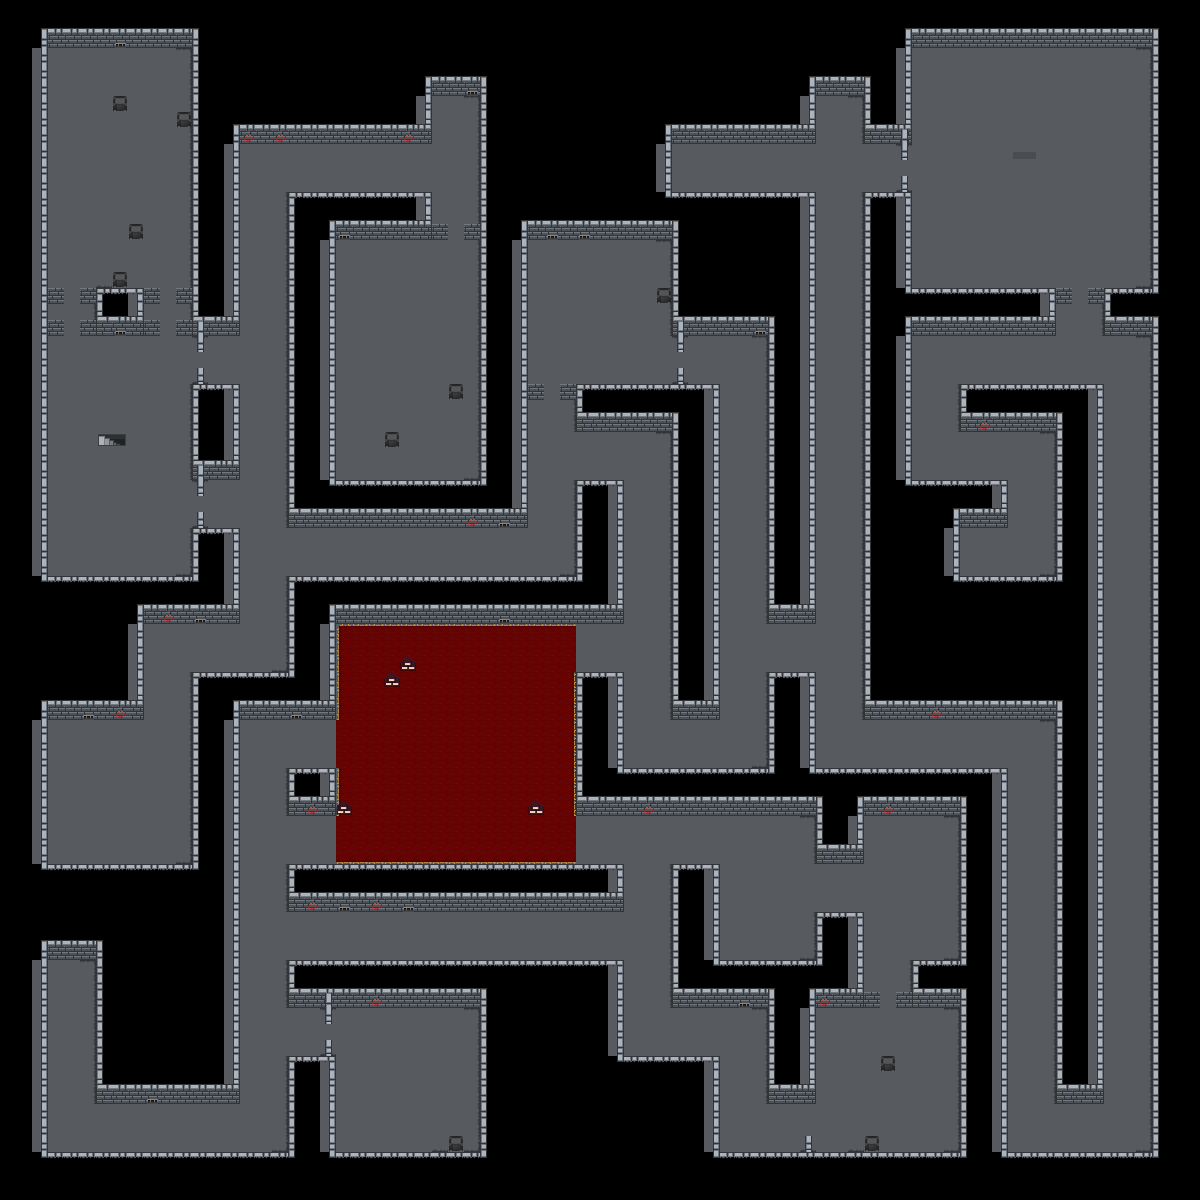

Rendered tile map (Tiled .tmx) drawn with the repository's tilesets; below, a short description and the map source with its tile grids summarised:
An orthogonal 75x75 tile map with 16x16 px tiles, 4 tile layers (Layer1, navigation, wall, wall2).

<map version="1.2" tiledversion="1.2.4" orientation="orthogonal" renderorder="right-down" width="75" height="75" tilewidth="16" tileheight="16" infinite="0" nextlayerid="2" nextobjectid="1">
 <tileset firstgid="1" source="Dungeon1-Tileset v3.tsx" />
 <layer id="1" name="Layer1" width="75" height="75">
  <data>[5625 cells, 2673 non-empty, 9 distinct tile ids]</data>
 </layer>
 <layer id="2" name="navigation" width="75" height="75">
  <data>[5625 cells, 2648 non-empty, 1 distinct tile ids]</data> 
 </layer>
 <layer id="3" name="wall" width="75" height="75">
  <data>[5625 cells, 1491 non-empty, 16 distinct tile ids]</data> 
 </layer>
 <layer id="4" name="wall2" width="75" height="75">
  <data>[5625 cells, 2137 non-empty, 31 distinct tile ids]</data>
 </layer>
</map>
